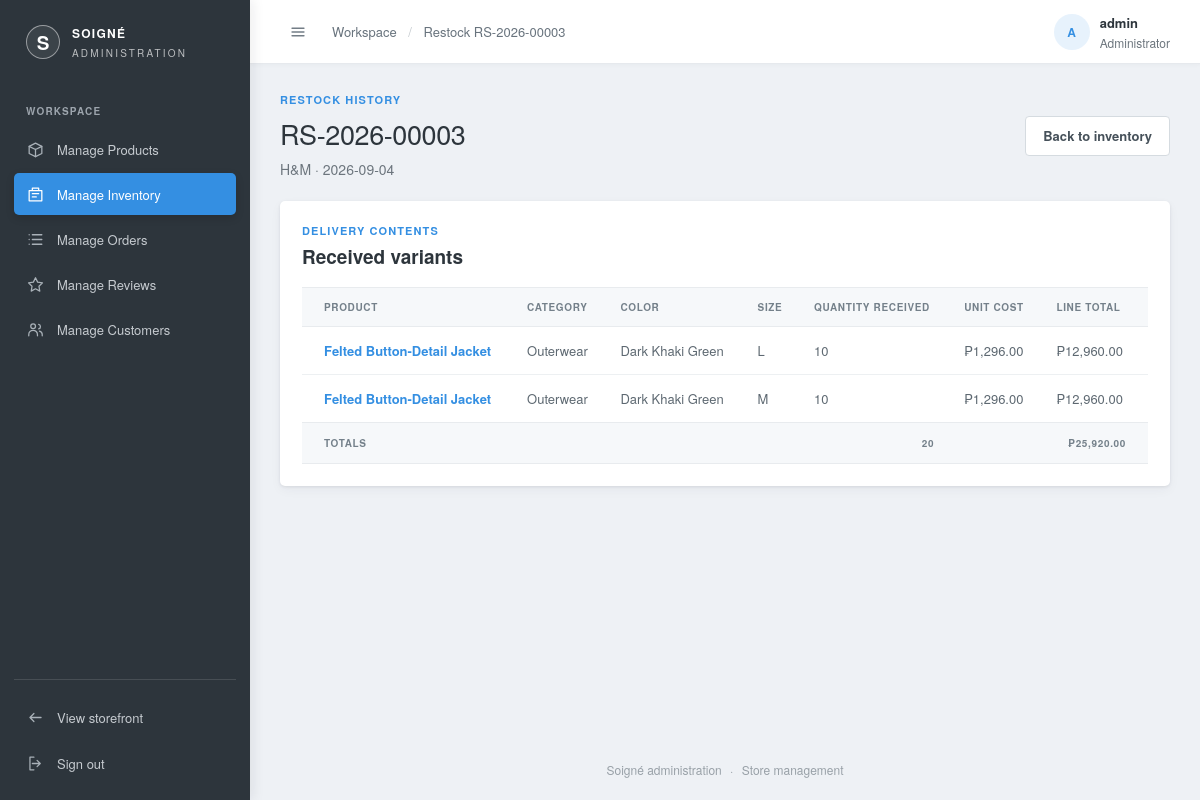
Page /admin/manage-inventory/view.php?id=1 (signed in) on the committed database.
### tables this page shows
CREATE TABLE restocks (
  restock_id   INT AUTO_INCREMENT PRIMARY KEY,
  batch_number VARCHAR(20) NULL UNIQUE,
  supplier_id  INT NOT NULL,
  restock_date DATE NOT NULL,
  FOREIGN KEY (supplier_id) REFERENCES suppliers(supplier_id)
);

CREATE TABLE suppliers (
  supplier_id INT AUTO_INCREMENT PRIMARY KEY,
  name        VARCHAR(120) NOT NULL UNIQUE,
  image       VARCHAR(255) NULL
);

CREATE TABLE restock_items (
  restock_item_id INT AUTO_INCREMENT PRIMARY KEY,
  restock_id      INT NOT NULL,
  variant_id      INT NOT NULL,
  quantity        INT NOT NULL,
  unit_cost       DECIMAL(10,2) NOT NULL,
  FOREIGN KEY (restock_id) REFERENCES restocks(restock_id),
  FOREIGN KEY (variant_id) REFERENCES product_variants(variant_id),
  UNIQUE KEY uniq_restock_item (restock_id, variant_id)
);

CREATE TABLE products (
  product_id  INT AUTO_INCREMENT PRIMARY KEY,
  supplier_id INT NOT NULL,
  name        VARCHAR(150)  NOT NULL,
  category_id INT NULL,
  department  ENUM('men','women','kids') NOT NULL DEFAULT 'men',
  price       DECIMAL(10,2) NOT NULL,
  description TEXT,
  created_at  DATETIME DEFAULT CURRENT_TIMESTAMP,
  INDEX idx_department (department),
  INDEX idx_products_category_id (category_id),
  FOREIGN KEY (supplier_id) REFERENCES suppliers(supplier_id),
  FOREIGN KEY (category_id) REFERENCES categories(category_id)
    ON UPDATE CASCADE
    ON DELETE SET NULL
);

CREATE TABLE product_colors (
  product_color_id INT AUTO_INCREMENT PRIMARY KEY,
  product_id       INT         NOT NULL,
  color            VARCHAR(80) NOT NULL,
  FOREIGN KEY (product_id) REFERENCES products(product_id),
  UNIQUE KEY uniq_product_color (product_id, color)
);

CREATE TABLE product_variants (
  variant_id       INT AUTO_INCREMENT PRIMARY KEY,
  product_color_id INT         NOT NULL,
  size             VARCHAR(20) NOT NULL,
  stock            INT         NOT NULL DEFAULT 0,
  FOREIGN KEY (product_color_id) REFERENCES product_colors(product_color_id),
  UNIQUE KEY uniq_variant (product_color_id, size)
);

### admin/manage-inventory/view.php (the view, shortened to what this page needs)
<?php
require_once("../includes/bootstrap.php");
$restock_id = (int)($_GET['id'] ?? 0);
$restock_result = mysqli_query($conn,
    "SELECT r.restock_id, r.batch_number, r.restock_date, s.name AS supplier_name
     FROM restocks r
     JOIN suppliers s ON s.supplier_id = r.supplier_id
     WHERE r.restock_id = $restock_id"
);
$restock = mysqli_fetch_assoc($restock_result);
$items_result = mysqli_query($conn,
    "SELECT p.name AS product_name, COALESCE(c.name, 'Uncategorized') AS category_name,
            pc.color, v.size, ri.quantity, ri.unit_cost,
            ri.quantity * ri.unit_cost AS line_total
     FROM restock_items ri
     JOIN product_variants v ON v.variant_id = ri.variant_id
     JOIN product_colors pc ON pc.product_color_id = v.product_color_id
     JOIN products p ON p.product_id = pc.product_id
     LEFT JOIN categories c ON c.category_id = p.category_id
     WHERE ri.restock_id = $restock_id
     ORDER BY p.name, pc.color, v.size"
);
$items = mysqli_fetch_all($items_result, MYSQLI_ASSOC);
$total_cost = 0.0;
$total_units = 0;
foreach ($items as $item) {
    $total_cost += (float)$item['line_total'];
    $total_units += (int)$item['quantity'];
}
include("../includes/header.php");
?>
<section class="admin-page-heading">
  <div><p class="admin-eyebrow">RESTOCK HISTORY</p><h1><?php echo htmlspecialchars($restock['batch_number'] ?? 'Restock details'); ?></h1><p><?php echo htmlspecialchars($restock['supplier_name']); ?> · <?php echo htmlspecialchars($restock['restock_date']); ?></p></div>
  <a class="admin-button admin-button-light" href="<?php echo BASE_URL; ?>admin/manage-inventory/">Back to inventory</a>
</section>
<section class="manage-panel inventory-detail-panel">
  <div class="manage-panel-heading"><div><p class="admin-eyebrow">DELIVERY CONTENTS</p><h2>Received variants</h2></div></div>
  <?php if ($items) { ?>
    <div class="admin-table-wrap"><table class="admin-table">
      <thead><tr><th>Product</th><th>Category</th><th>Color</th><th>Size</th><th>Quantity received</th><th>Unit cost</th><th>Line total</th></tr></thead>
      <tbody><?php foreach ($items as $item) { ?>
        <tr>
          <td class="order-number"><?php echo htmlspecialchars($item['product_name']); ?></td>
          <td><?php echo htmlspecialchars($item['category_name']); ?></td>
          <td><?php echo htmlspecialchars($item['color']); ?></td>
          <td><?php echo htmlspecialchars($item['size']); ?></td>
          <td><?php echo number_format((int)$item['quantity']); ?></td>
          <td><?php echo '₱' . number_format($item['unit_cost'], 2); ?></td>
          <td><?php echo '₱' . number_format($item['line_total'], 2); ?></td>
        </tr>
      <?php } ?></tbody>
      <tfoot><tr><th colspan="4">Totals</th><th><?php echo number_format($total_units); ?></th><th></th><th><?php echo '₱' . number_format($total_cost, 2); ?></th></tr></tfoot>
    </table></div>
  <?php } else { ?><p class="manage-empty">This restock has no recorded variant lines.</p><?php } ?>
</section>
<?php include("../includes/footer.php"); ?>

### admin/styles/admin.css (style rules this page uses)
:root { --admin-ink: #2d353c; --admin-muted: #6c757d; --admin-line: #dfe3e8; --admin-paper: #ffffff; --admin-canvas: #eef1f5; --admin-accent: #348fe2; --admin-accent-dark: #2178c4; --admin-font: "Helvetica Neue", Helvetica, Arial, sans-serif; }
* { box-sizing: border-box; }
body { margin: 0; font-family: var(--admin-font); color: var(--admin-ink); }
a { color: inherit; text-decoration: none; }
.admin-eyebrow { margin: 0 0 10px; color: var(--admin-accent); font-size: 11px; font-weight: 700; letter-spacing: 1.6px; }
.admin-button { min-height: 40px; display: inline-flex; justify-content: center; align-items: center; gap: 8px; padding: 0 17px; border: 1px solid var(--admin-ink); border-radius: 11px; background: var(--admin-ink); color: #fff; box-shadow: 0 2px 4px rgba(28,28,28,.12), inset 0 1px 0 rgba(255,255,255,.16); font-size: 13px; font-weight: 700; cursor: pointer; transition: box-shadow .15s ease, transform .15s ease, background .15s ease, border-color .15s ease; }
.admin-dashboard-body { min-height: 100vh; background: var(--admin-canvas); }
.admin-page-heading { display: flex; align-items: center; justify-content: space-between; gap: 20px; margin-bottom: 25px; }
.admin-page-heading .admin-eyebrow { margin-bottom: 7px; }
.admin-page-heading h1 { margin: 0; font-family: var(--admin-font); font-size: 29px; font-weight: 600; letter-spacing: -.4px; }
.admin-page-heading > div > p:last-child { margin: 6px 0 0; color: var(--admin-muted); font-size: 14px; }
.admin-button-light { border-color: #d8d6d2; background: #fff; color: var(--admin-ink); box-shadow: 0 2px 4px rgba(28,28,28,.1), inset 0 1px 0 rgba(255,255,255,.9); }
.admin-table-wrap { width: 100%; overflow-x: auto; }
.admin-table { width: 100%; border-collapse: collapse; text-align: left; white-space: nowrap; }
.admin-table th { padding: 12px 15px; border-top: 1px solid #f0f1ee; border-bottom: 1px solid #f0f1ee; background: #faf9f7; color: #77736d; font-size: 11px; font-weight: 700; letter-spacing: .45px; text-transform: uppercase; }
.admin-table th:first-child, .admin-table td:first-child { padding-left: 20px; }
.admin-table td { padding: 14px 15px; border-bottom: 1px solid #f1f2ef; color: #626262; font-size: 13px; }
.admin-table tbody tr:last-child td { border-bottom: 0; }
.admin-table .order-number { color: #404b3e; font-weight: 700; }
body.admin-dashboard-body { background: var(--admin-canvas); color: #2d353c; font-size: 14px; -webkit-font-smoothing: antialiased; }
.admin-page-heading { margin-bottom: 22px; }
.admin-page-heading h1 { color: #2d353c; font-size: 27px; font-weight: 500; }
.admin-eyebrow { color: #348fe2; letter-spacing: 1.1px; }
.admin-button { border-color: #348fe2; border-radius: 4px; background: #348fe2; box-shadow: none; font-weight: 600; }
.admin-button-light { border-color: #d5dbe0; background: #fff; color: #46515a; box-shadow: none; }
.admin-table th { border-color: #e8ebee; background: #f6f8fa; color: #74808a; font-size: 10px; letter-spacing: .65px; }
.admin-table td { border-color: #edf0f2; color: #5d6871; }
.admin-table .order-number { color: #348fe2; }

### admin/styles/manage.css (style rules this page uses)
.manage-panel { margin-top: 18px; padding: 22px; border: 1px solid var(--admin-line); border-radius: 10px; background: #fff; box-shadow: 0 2px 8px rgba(28,28,28,.025); }
.inventory-detail-panel { margin-top: 0; }
.inventory-detail-panel tfoot { background: #faf9f7; }
.inventory-detail-panel tfoot th { padding: 13px 15px; text-align: right; }
.inventory-detail-panel tfoot th:first-child { text-align: left; }
.admin-content > .admin-page-heading + .manage-panel { margin-top: 0; }
.manage-panel-heading { display: flex; align-items: center; justify-content: space-between; gap: 16px; margin-bottom: 17px; }
.manage-panel-heading .admin-eyebrow { margin-bottom: 5px; }
.manage-panel-heading h2 { margin: 0; font-family: var(--admin-font); font-size: 19px; font-weight: 600; }
.manage-panel .admin-table th:first-child, .manage-panel .admin-table td:first-child { padding-left: 22px; }
.manage-panel .admin-table th:last-child, .manage-panel .admin-table td:last-child { padding-right: 22px; }
.manage-panel { border: 0; border-radius: 5px; background: #fff; box-shadow: 0 1px 3px rgba(45,53,60,.1), 0 4px 12px rgba(45,53,60,.045); }
.manage-panel-heading h2 { color: #2d353c; }
.admin-table-wrap { scrollbar-color: #c4cdd5 #f2f4f6; scrollbar-width: thin; }

### rows in the picture
restocks: batch_number "RS-2026-00003", supplier.name "H&M", restock_date "2026-09-04"
restock_items: products.name "Felted Button-Detail Jacket", category_name "Outerwear", product_colors.color "Dark Khaki Green", variant.size "L", quantity "10", unit_cost "1,296.00", line_total "12,960.00"
restock_items: products.name "Felted Button-Detail Jacket", category_name "Outerwear", product_colors.color "Dark Khaki Green", variant.size "M", quantity "10", unit_cost "1,296.00", line_total "12,960.00"

### other values in the picture
$admin_page_title "Restock RS-2026-00003"
substr($admin_header_name, 0, 1) "A"
$admin_header_name "admin"
$total_units "20"
$total_cost "25,920.00"
